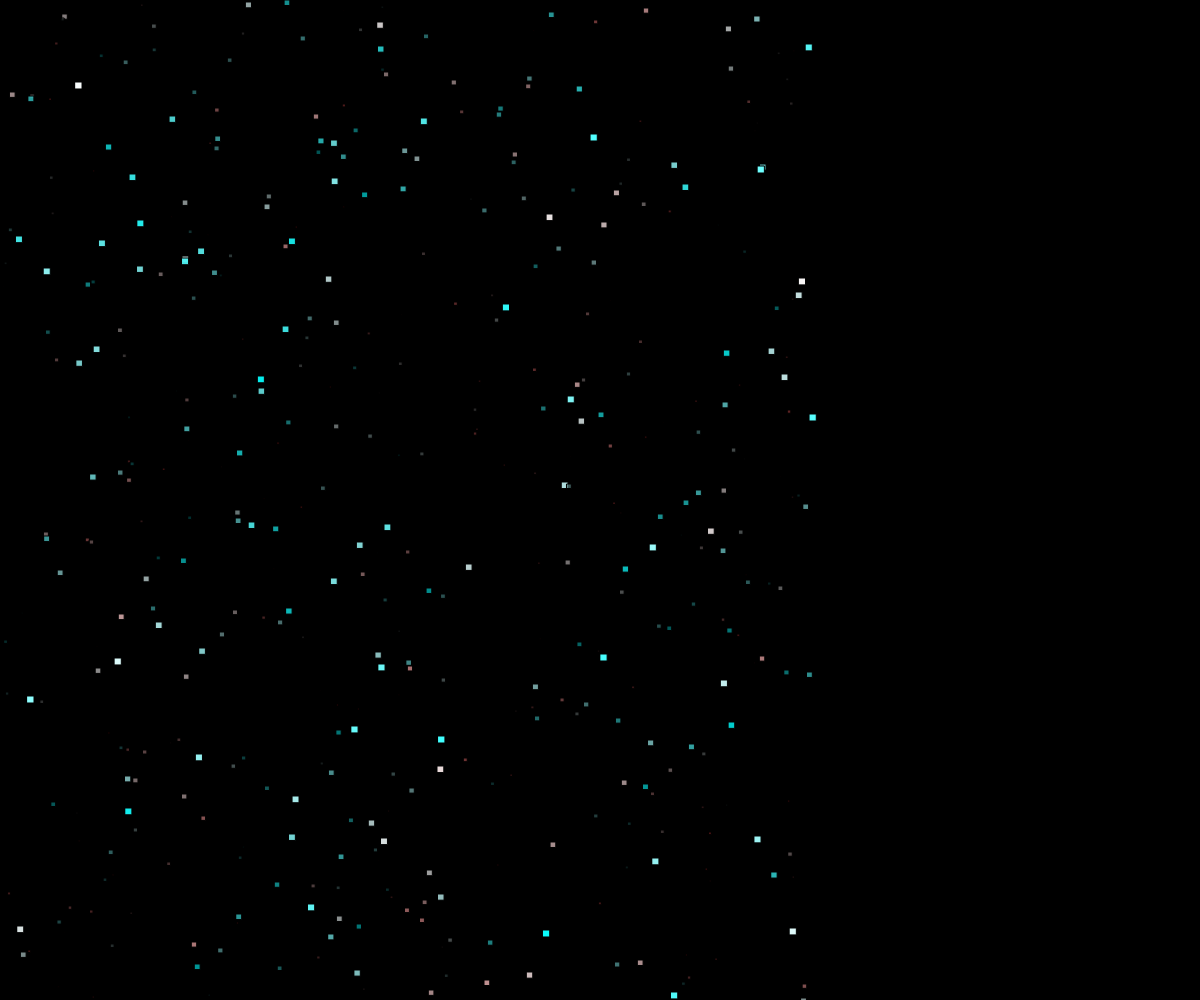
Frame 1 (no input)
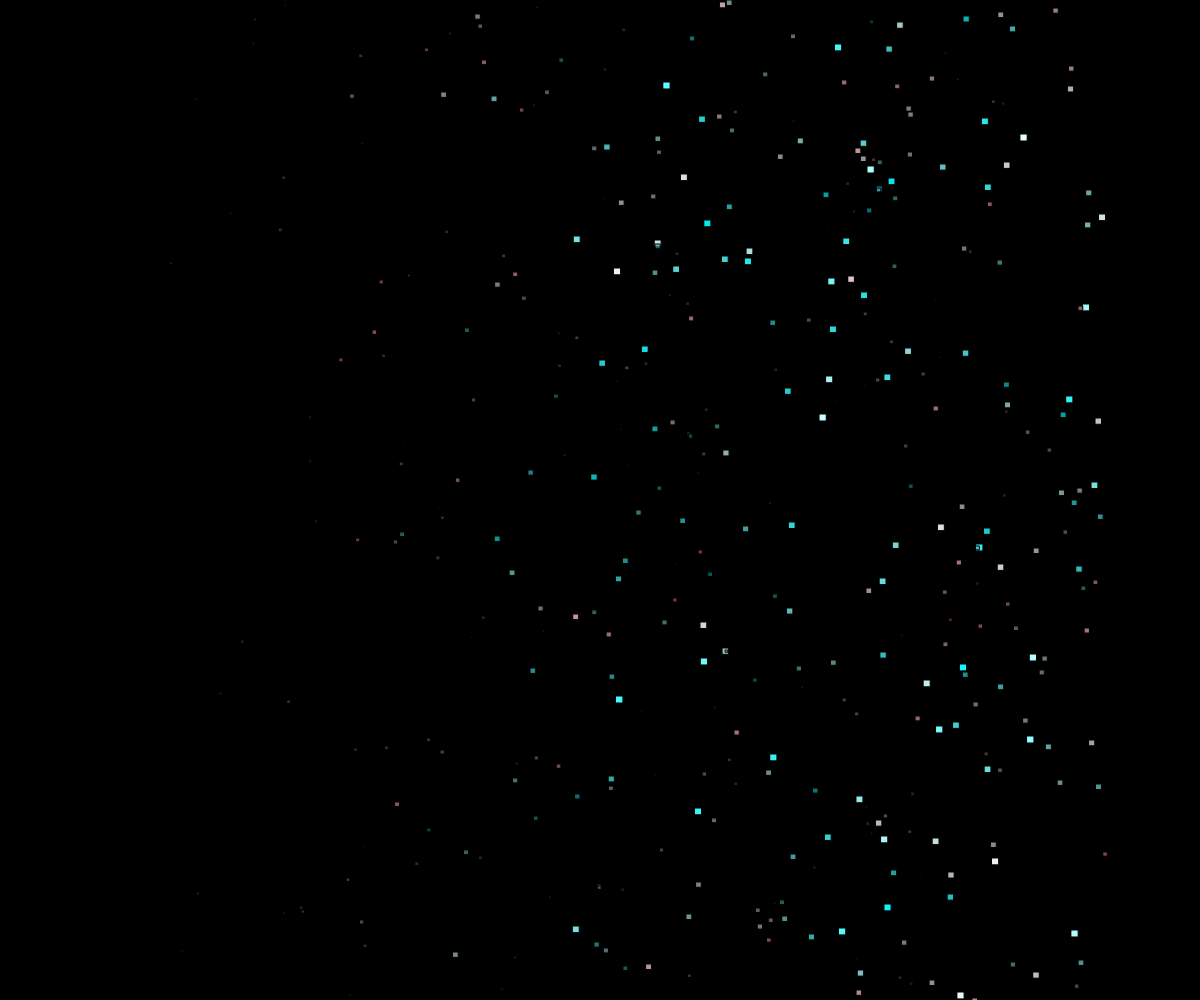
Frame 60 (no input)
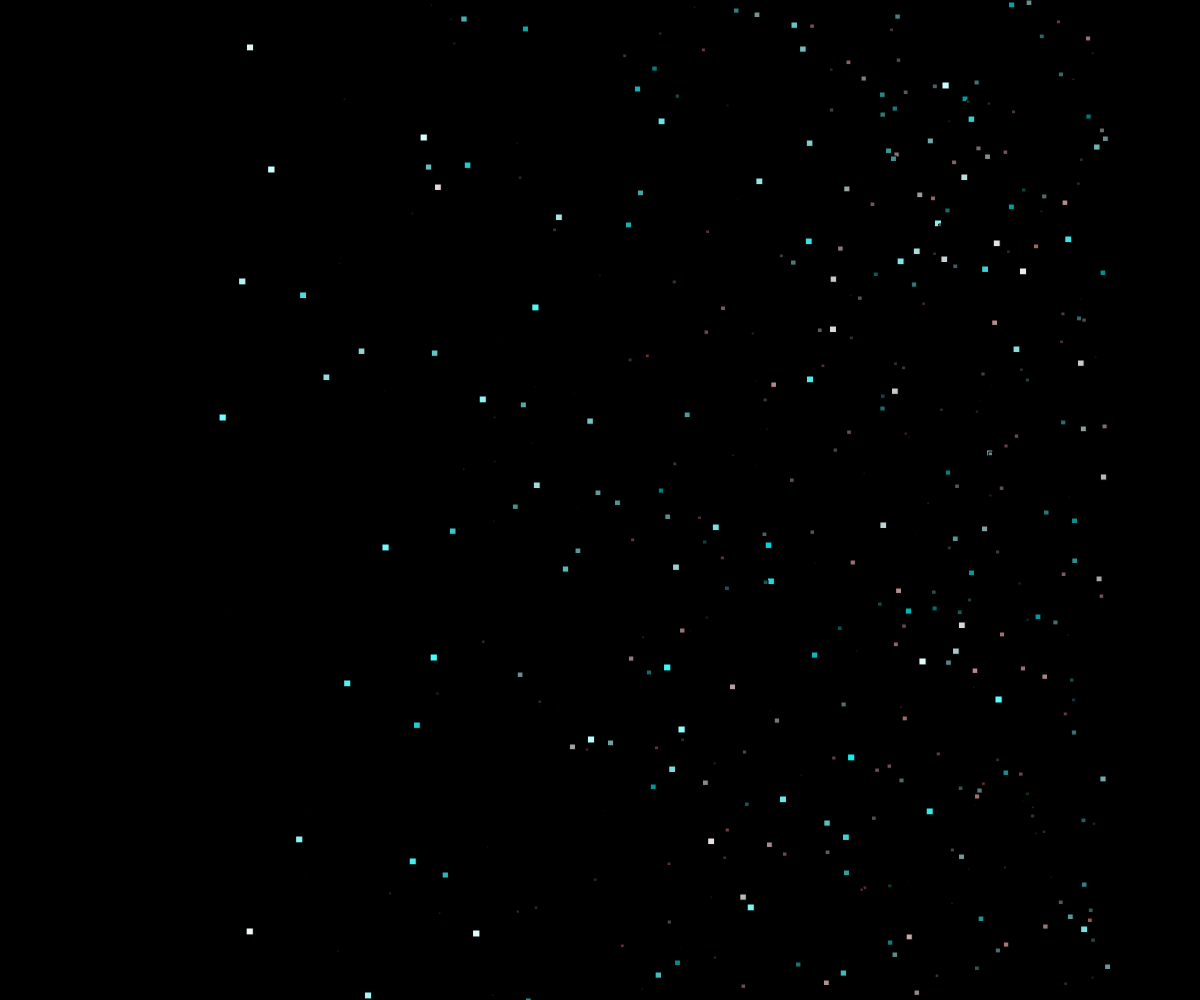
Frame 120 (the mouse pressed at the canvas centre since frame 60)

The p5.js sketch that drew these frames (run headless with seeded random() and noise() and a simulated clock; from frame 60 on, the mouse is pressed at the canvas centre):

// p5.js sketch
// ── sketch.js
var cajas = [];
var n_vertical = 500;

function setup() {
  //frameRate(120);
  createCanvas(windowWidth, windowHeight);
   micaja1 = new CajaObj();
   for(var i = 0; i < n_vertical; i++){
    cajas[i] = new CajaObj(i*windowHeight/n_vertical);
   }
}

function CajaObj(y){
  var d = 1;
  var i = 0;
  var r = random();
  this.x = random(800);
  this.y = y;

  this.mover = function() {
    if (this.x > windowWidth-100)
      {d = -1;}
    else if (this.x < 0) {d = 1;}
    //i = i + d;
    this.x = this.x + 10*r*d;
  }

  this.mostrar = function(){
    fill(map(random(), 0, 1, 0, 255), map(r, 0, 1, 0, 255), map(r, 0, 1, 0, 255), map(r, 0, 1, 0, 255));
    rect(this.x, this.y, map(r, 0, 1, 1, 7), map(r, 0, 1, 1, 7));
  }
}

function draw() {
 
  background(0);
  micaja1.mostrar();
  micaja1.mover();

  for (var i = 0; i < n_vertical; i++){
    cajas[i].mover();
    cajas[i].mostrar();
  }
}
